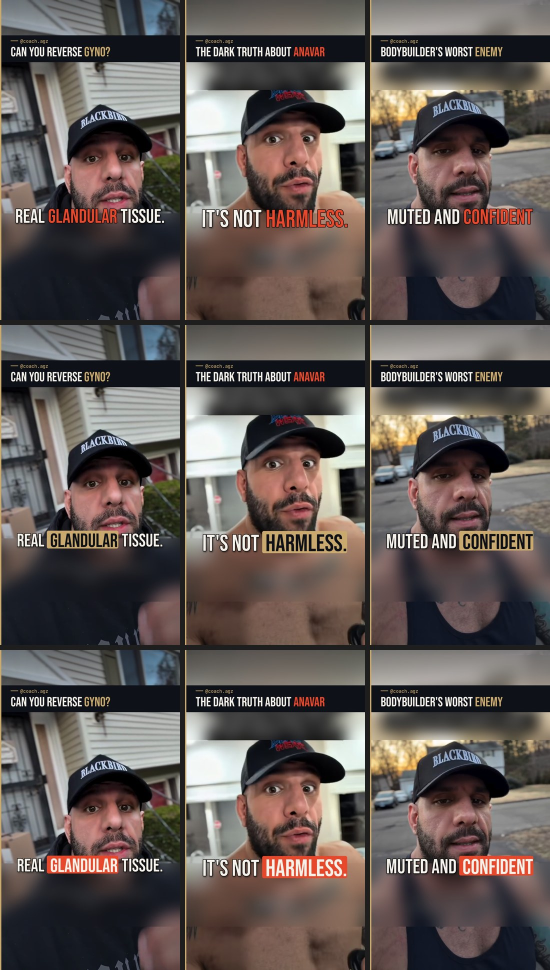
#> input picture editing/drafts/style-test-02/caption-colour-comparison.jpg, 1100 x 1940 px, given in place of src_1.0.png, which was not available (shown at 1/2 size)
$ python render.py ../style-test-02/caption-colour-comparison.jpg
#> lines starting #> are read from the running program, lines starting #| are printed output that depends on the picture
import sys
from PIL import Image, ImageDraw, ImageFont, ImageFilter
S=sys.argv[1]; F=S+'/fonts/'
GOLD=(201,169,110); CREAM=(244,241,234); RED=(231,71,42); MUTED=(184,184,188); NAVY=(14,17,23); PANEL=(24,26,34); GREEN=(91,183,122)
def f(n,s): return ImageFont.truetype(F+n,s)
W,H=1080,1920
def grade(im):
    return _grade(im)
def _grade(im):
    im=im.convert('RGBA'); band=im.crop((0,1280,W,1640)).filter(ImageFilter.GaussianBlur(40)); im.paste(band,(0,1280))
#> after `band = im.crop((0, 1280, W, 1640)).filter(ImageFilter.GaussianBlur(40)`:
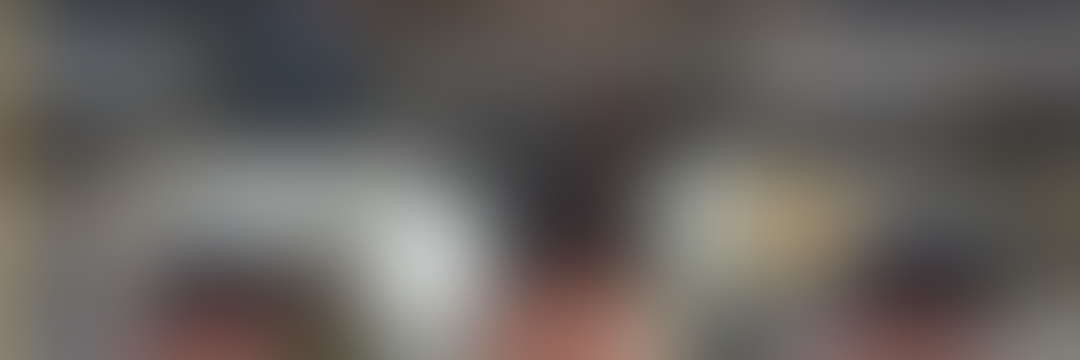
#> band: PIL image 1080x360 RGBA; mean R, G, B, A 101.6, 96.6, 93, 255
#> after `im.paste(band, (0, 1280))`:
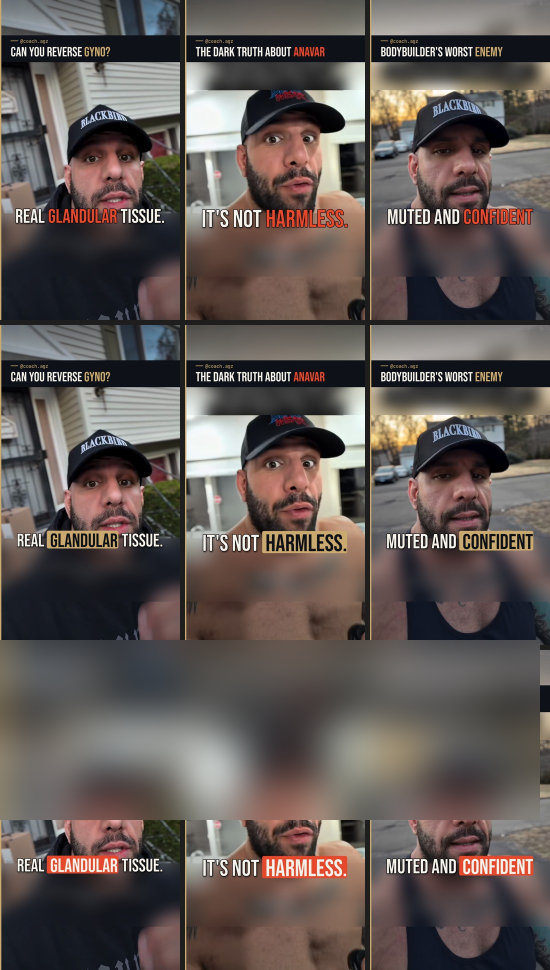
#> im: PIL image 1100x1940 RGBA (shown at 1/2 size); mean R, G, B, A 96.6, 87.3, 84.1, 255
    # gentle dark navy tint at bottom + vignette to unify footage with brand
    g=Image.new('RGBA',(W,H),(0,0,0,0)); d=ImageDraw.Draw(g)
#> after `g = Image.new('RGBA', (W, H), (0, 0, 0, 0))`: g: PIL image 1080x1920 RGBA; every value is 0
    for y in range(H):
        a=0
        if y>H*0.46: a=int(min(1,(y-H*0.46)/(H*0.20))**1.1*245)
        if y<420: a=max(a,int((1-y/420)**1.5*215))
        d.line([(0,y),(W,y)],fill=NAVY+(a,))
#> (the run stopped early here; a loop or call above may not have finished)

$ run again, on editing/drafts/style-test-02/red-box_anavar.jpg
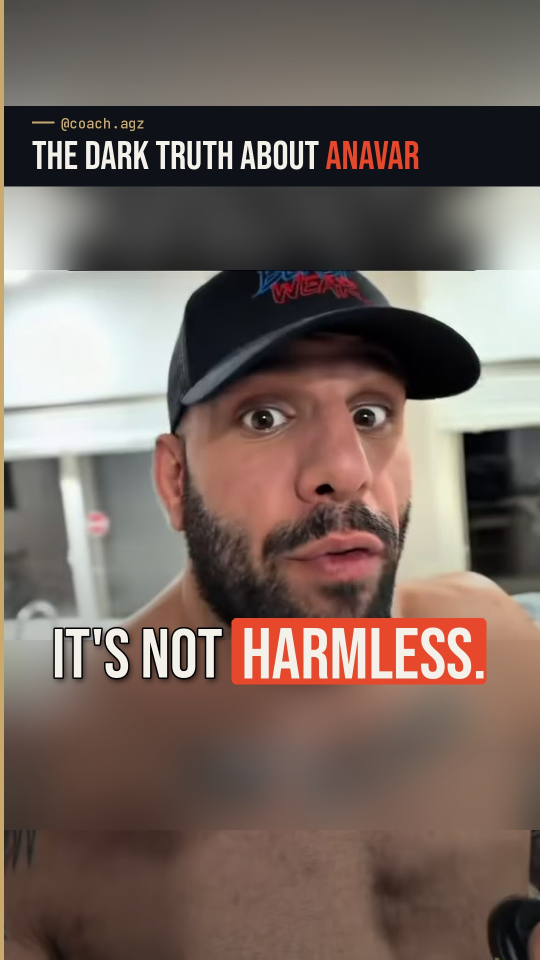
#> input picture editing/drafts/style-test-02/red-box_anavar.jpg, 1080 x 1920 px, given in place of src_1.0.png, which was not available (shown at 1/2 size)
#> in _grade, `band = im.crop((0, 1280, W, 1640)).filter(ImageFilter.GaussianBlur(40)`:
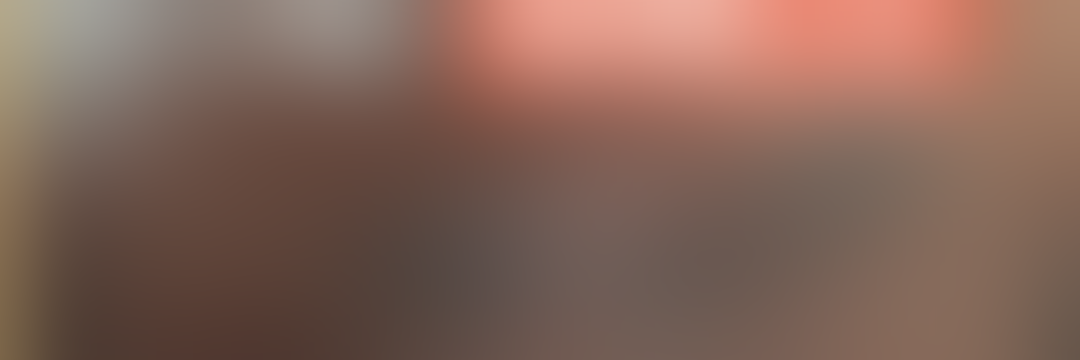
#> band: PIL image 1080x360 RGBA; mean R, G, B, A 131.1, 100.2, 88, 255
#> g: PIL image 1080x1920 RGBA; every value is 0
#> in save (call 2), `def save(im,n): im.convert('RGB').save(S+'/mock/'+n,quality=92)`:
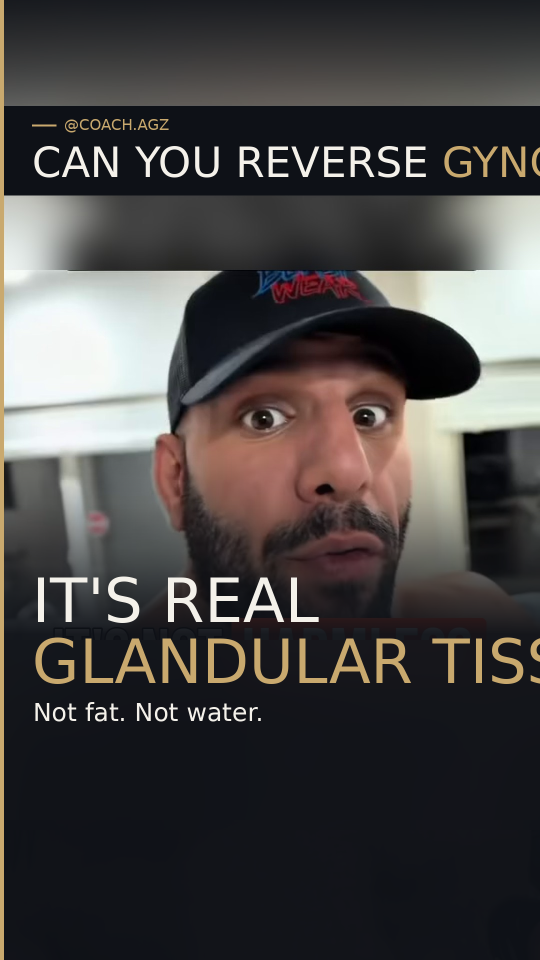
#> saved as B_caption.jpg: PIL image 1080x1920 RGB (shown at 1/2 size); mean R, G, B 70.9, 68.4, 67.9
